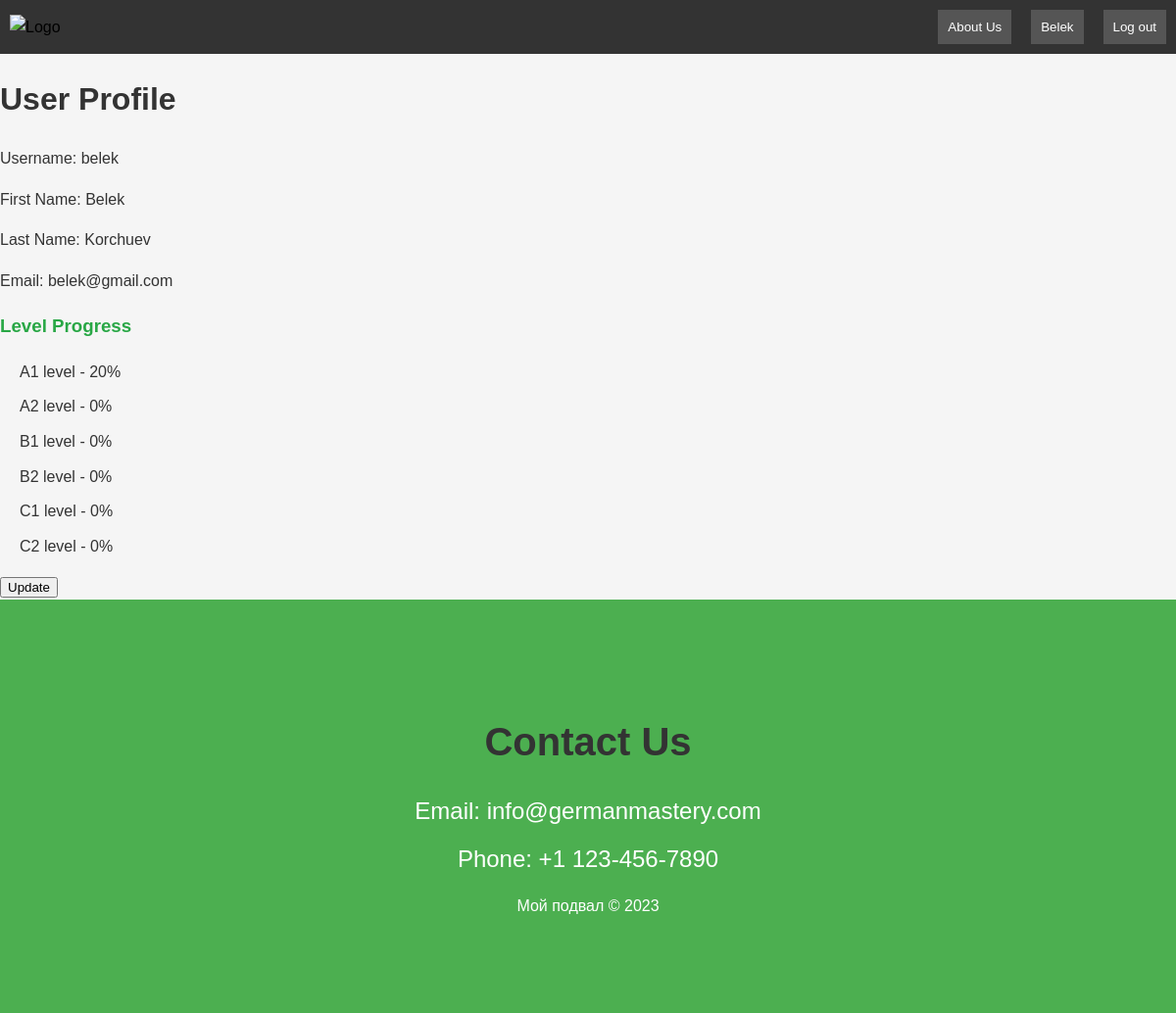
Page /profile/ (signed in) on the committed database.
### main_view/models.py (models this page shows)
class ListOfLevels(models.Model):
    level = models.CharField(max_length=15)
    description = models.TextField(max_length=2000)
    def __str__(self):
        return self.level
    class Meta:
        verbose_name = 'level'
        verbose_name_plural = 'levels'

### user_profile/views.py (the view)
# urls.py: path('profile/', profile, name='profile'),
def profile(request):
    user_progress = ThemeProgress.objects.filter(user=request.user)
    levels = ListOfLevels.objects.all()
    level_progress = []
    for level in levels:
        progress = get_level_progress(request.user, level)
        level_progress.append({'level': level, 'progress': progress})
    context = {
        'username': request.user.username,
        'first_name': request.user.first_name,
        'last_name': request.user.last_name,
        'email': request.user.email,
        'level_progress': level_progress,
    }
    return render(request, 'user_profile/profile.html', context)

### lesson/utils.py (called while the page is built)
def get_level_progress(user, level):
    themes_in_level = ListOfTheme.objects.filter(choose_level=level)
    completed_themes = ThemeProgress.objects.filter(user=user, theme__in=themes_in_level, is_completed=True).count()
    total_themes = themes_in_level.count()
    if total_themes == 0:
        return 0
    progress_percentage = (completed_themes / total_themes) * 100
    return int(progress_percentage)

### templates/user_profile/profile.html
{% extends 'main_view/base.html' %}
{% block content %}
<div class="container">
    <h1>User Profile</h1>
    <p>Username: {{ username }}</p>
    <p>First Name: {{ first_name }}</p>
    <p>Last Name: {{ last_name }}</p>
    <p>Email: {{ email }}</p>
    <h3>Level Progress</h3>
    {% if level_progress %}
      <ul>
        {% for progress in level_progress %}
          <li>{{ progress.level }} - {{ progress.progress }}%</li>
        {% endfor %}
      </ul>
    {% else %}
      <p>No level progress available.</p>
    {% endif %}
</div>
<a href="{% url 'user_profile:profile_update' %}"><button>Update</button></a>
{% endblock %}

### templates/main_view/base.html (shortened to what this page needs)
{% load static %}
<!DOCTYPE html>
<html lang="en">
<head>
    <link rel="stylesheet" href="{% static 'styles.css' %}">
</head>
<body>
    <header>
        <a href="{% url 'main_view:comments' %}"><img src="https://www.freepngimg.com/thumb/germany_flag/175275-waving-flag-germany-free-photo.png" alt="Logo" class="logotype"></a>
        <div class="navigation">
            <a href="{% url 'main_view:about' %}"><button>About Us</button></a>
            {% if user.is_authenticated %}
            <a href="{% url 'user_profile:profile' %}"><button>{{ user.username|capfirst }}</button></a>
            <a href="{% url 'users:logout' %}"><button>Log out</button></a>
            {% else %}
            <a href="{% url 'users:signup' %}"><button>Sign Up</button></a>
            <a href="{% url 'users:login' %}"><button>Log In</button></a>
            {% endif %}
        </div>
    </header>
    <main>
        {% block content %}{% endblock %}
    </main>
    <footer>
        <section class="contact">
        <h2 class="contact-title">Contact Us</h2>
        <p class="contact-info">Email: info@germanmastery.com</p>
        <p class="contact-info">Phone: +1 123-456-7890</p>
            <p>Мой подвал &copy; 2023</p>
        </section>
    </footer>
</body>
</html>

### static/styles.css (style rules this page uses)
body { font-family: Arial, sans-serif; line-height: 1.6; }
h1, h2, h3, h4, h5, h6 { color: #333; }
ul { list-style-type: none; padding: 0; }
ul li { margin-bottom: 10px; }
h3 { color: #28A745; }
ul { margin-left: 20px; }
li { margin-bottom: 8px; }
body { font-family: 'Arial', sans-serif; margin: 0; padding: 0; background-color: #f5f5f5; color: #333; }
.contact { background-color: #4CAF50; color: white; text-align: center; padding: 80px 0; }
.contact-title { font-size: 2.5em; margin-bottom: 20px; }
.contact-info { font-size: 1.5em; margin: 10px 0; }
header { background-color: #333; color: white; padding: 10px; display: flex; justify-content: space-between; align-items: center; }
.logotype { width: 50px; height: auto; }
.navigation { display: flex; gap: 20px; }
.navigation button { background-color: #555; color: white; padding: 10px; border: none; cursor: pointer; }
a { color: black; text-decoration: none; }

### rows in the picture
ListOfLevels: level "A1 level", progress "20"
ListOfLevels: level "A2 level", progress "0"
ListOfLevels: level "B1 level", progress "0"
ListOfLevels: level "B2 level", progress "0"
ListOfLevels: level "C1 level", progress "0"
ListOfLevels: level "C2 level", progress "0"

### other values in the picture
{{ user.username|capfirst }} "Belek"
{{ username }} "belek"
{{ first_name }} "Belek"
{{ last_name }} "Korchuev"
{{ email }} "belek@gmail.com"
